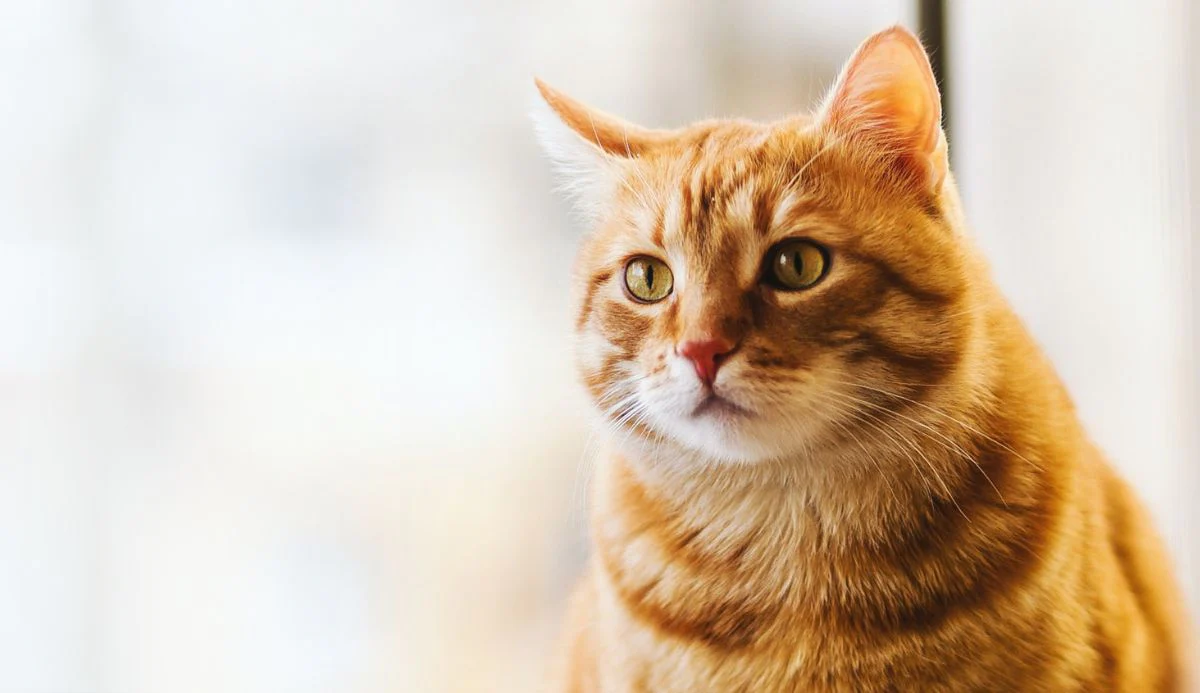
#> input picture Photos/cat-large.png, 1200 x 693 px
$ python transformations.py
#> lines starting #> are read from the running program, lines starting #| are printed output that depends on the picture
import cv2 as cv
import numpy as np

# Reading Images
img = cv.imread('Photos/cat-large.png')
#> img is the input picture: shape (693, 1200, 3); mean B, G, R 179.1, 198.9, 217
cv.imshow('Cat', img)

# Translating
def translate(img, x,y):
#> called with x = 100, y = 100
    transMat = np.float32([[1,0,x],[0,1,y]])
    dimensions = (img.shape[1],img.shape[0])
#> dimensions = (1200, 693)
    return cv.warpAffine(img, transMat, dimensions)
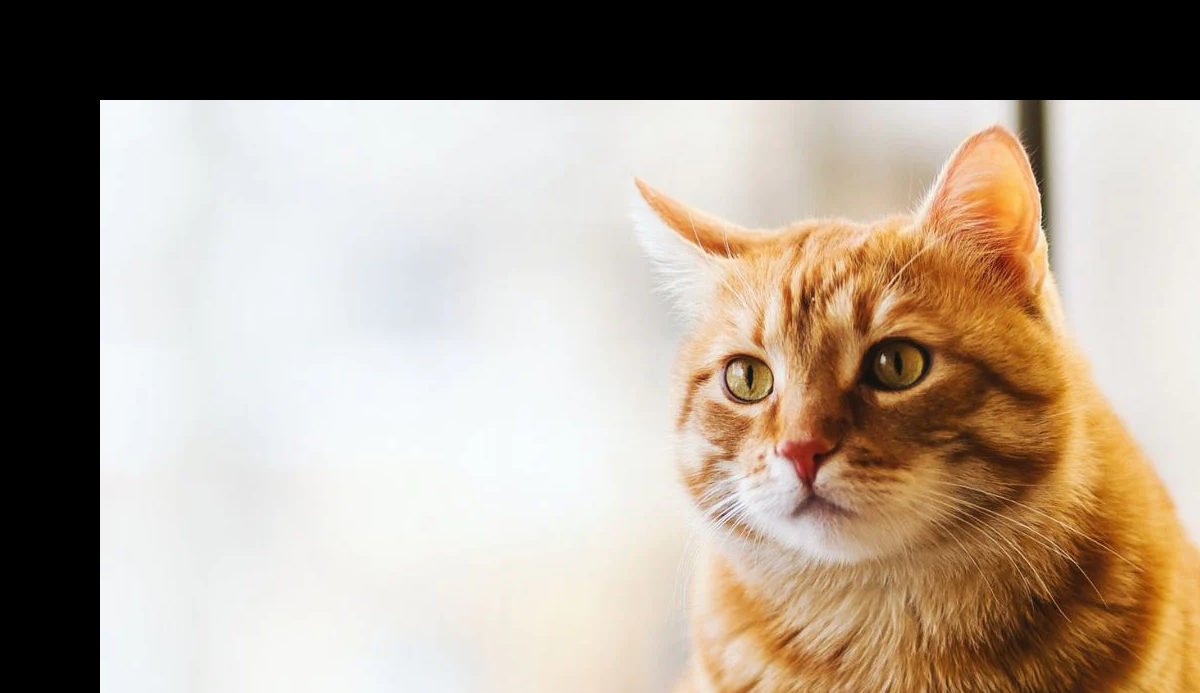
#> returned value: shape (693, 1200, 3); mean of channels 0, 1, 2 143.3, 157.2, 170.4; drawn as B, G, R

translated = translate(img, 100, 100)
cv.imshow('Translated', translated)


def rotate(img, angle, rotPoint=None):
#> called with angle = 45
    (height, width) = img.shape[:2]
#> height = 693; width = 1200

    if rotPoint is None:
        rotPoint = (height/2, width/2)
#> rotPoint = (346.5, 600)

    rotMat = cv.getRotationMatrix2D(rotPoint, angle, 1.0)
    dimensions = (width,height)
#> dimensions = (1200, 693)

    return cv.warpAffine(img, rotMat,dimensions)
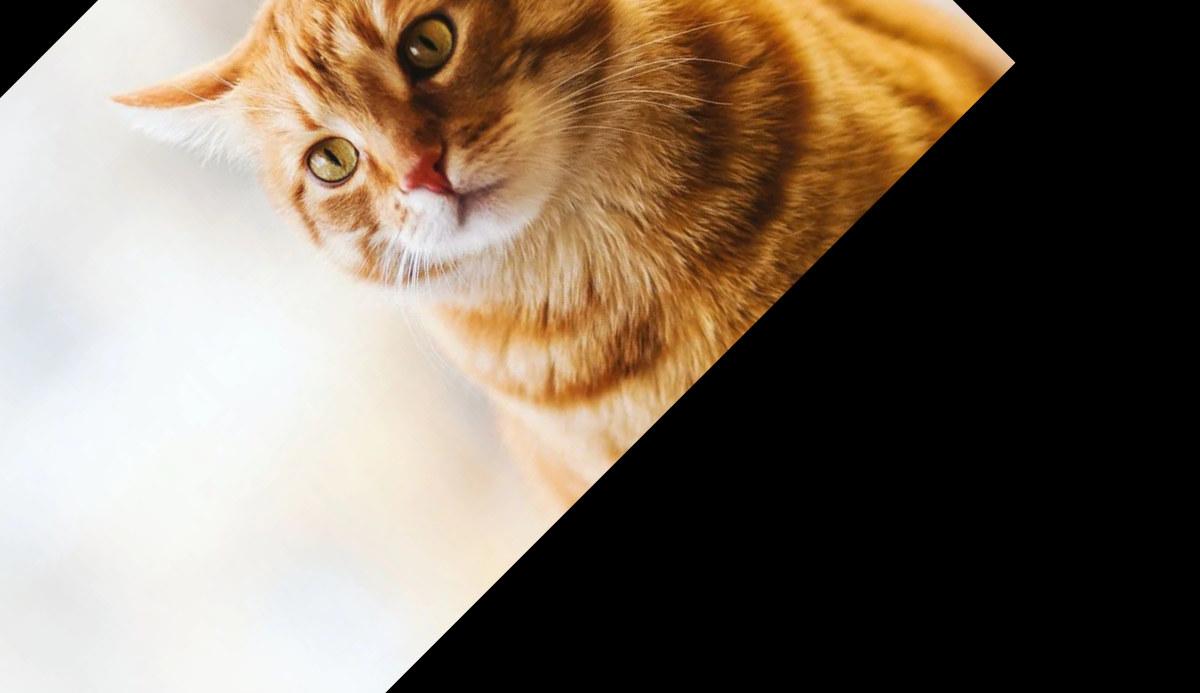
#> returned value: shape (693, 1200, 3); mean of channels 0, 1, 2 96.1, 110.8, 124.6; drawn as B, G, R

rotated = rotate(img, 45, None)
cv.imshow('Rotated', rotated)


cv.waitKey(0)
